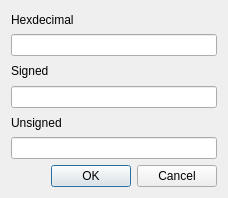
<?xml version="1.0" encoding="UTF-8"?>
<ui version="4.0" >
 <author>Evan Teran</author>
 <class>DialogInputValue</class>
 <widget class="QDialog" name="DialogInputValue" >
  <property name="geometry" >
   <rect>
    <x>0</x>
    <y>0</y>
    <width>228</width>
    <height>198</height>
   </rect>
  </property>
  <property name="sizePolicy" >
   <sizepolicy vsizetype="Fixed" hsizetype="Fixed" >
    <horstretch>0</horstretch>
    <verstretch>0</verstretch>
   </sizepolicy>
  </property>
  <property name="windowTitle" >
   <string>Input Value</string>
  </property>
  <property name="modal" >
   <bool>true</bool>
  </property>
  <layout class="QVBoxLayout" >
   <item>
    <widget class="QLabel" name="label" >
     <property name="text" >
      <string>Hexdecimal</string>
     </property>
     <property name="buddy" >
      <cstring>hexInput</cstring>
     </property>
    </widget>
   </item>
   <item>
    <widget class="QLineEdit" name="hexInput" />
   </item>
   <item>
    <widget class="QLabel" name="label_2" >
     <property name="text" >
      <string>Signed</string>
     </property>
     <property name="buddy" >
      <cstring>signedInput</cstring>
     </property>
    </widget>
   </item>
   <item>
    <widget class="QLineEdit" name="signedInput" />
   </item>
   <item>
    <widget class="QLabel" name="label_3" >
     <property name="text" >
      <string>Unsigned</string>
     </property>
     <property name="buddy" >
      <cstring>unsignedInput</cstring>
     </property>
    </widget>
   </item>
   <item>
    <widget class="QLineEdit" name="unsignedInput" />
   </item>
   <item>
    <widget class="QDialogButtonBox" name="buttonBox" >
     <property name="orientation" >
      <enum>Qt::Horizontal</enum>
     </property>
     <property name="standardButtons" >
      <set>QDialogButtonBox::Cancel|QDialogButtonBox::NoButton|QDialogButtonBox::Ok</set>
     </property>
    </widget>
   </item>
  </layout>
 </widget>
 <tabstops>
  <tabstop>hexInput</tabstop>
  <tabstop>signedInput</tabstop>
  <tabstop>unsignedInput</tabstop>
 </tabstops>
 <resources/>
 <connections>
  <connection>
   <sender>buttonBox</sender>
   <signal>accepted()</signal>
   <receiver>DialogInputValue</receiver>
   <slot>accept()</slot>
   <hints>
    <hint type="sourcelabel" >
     <x>95</x>
     <y>176</y>
    </hint>
    <hint type="destinationlabel" >
     <x>55</x>
     <y>157</y>
    </hint>
   </hints>
  </connection>
  <connection>
   <sender>buttonBox</sender>
   <signal>rejected()</signal>
   <receiver>DialogInputValue</receiver>
   <slot>reject()</slot>
   <hints>
    <hint type="sourcelabel" >
     <x>168</x>
     <y>176</y>
    </hint>
    <hint type="destinationlabel" >
     <x>177</x>
     <y>158</y>
    </hint>
   </hints>
  </connection>
 </connections>
</ui>
